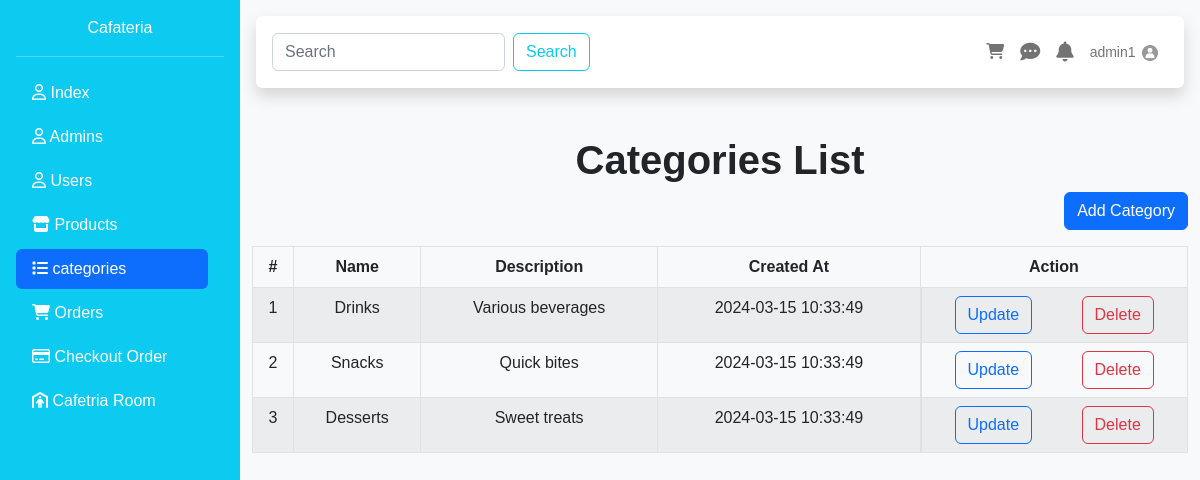
Screenshot of /categories.php (signed in) with the database file from the repository.
### tables this page shows
CREATE TABLE `categories` (
  `id` int(10) UNSIGNED NOT NULL,
  `category_name` varchar(255) NOT NULL,
  `category_description` text DEFAULT NULL,
  `created_at` timestamp NOT NULL DEFAULT current_timestamp()
);

### DataBase/DBCLass.php (called while the page is built, shortened)
<?php
require "connect.php";
class Table extends Database{
    public $TbName;
    public function __construct($tableName){
        $this->TbName = $tableName;
    }
    public function Select(array $columns, $condition=1){
        $statement = "SELECT " . implode(",", $columns) . " FROM {$this->TbName} WHERE $condition";
        try {
            $selected = parent::connect()->query($statement);
            return $selected;
        } catch (PDOException $e){
            throw new Exception("PDO Error: " . $e->getMessage());
        }
    }
    public function FindById($cond,$value){
        $sql = "SELECT * FROM {$this->TbName} WHERE $cond = :val";
        $Sel = parent::connect()->prepare($sql);
        $Sel->execute(['val' => $value]);
        if($Sel->rowCount() > 0){
            $result = $Sel->fetch();
            return $result;
        }else{
            throw new Exception("is not Found");
        }
    }
}
?>

### DataBase/connect.php (called while the page is built, shortened)
<?php
class Database{
    static protected $connection = false ;
    private static $server = 'localhost';
    private static $root = "root";
    private static $pass = "";
    private static $Db = "cafeteria";
    public static function connect(){
        if(!self::$connection){
            try {
                self::$connection = new PDO("mysql:host=".self::$server.";dbname=".self::$Db."", self::$root, self::$pass);
            } catch (PDOException $e) {
                die("PDO CONNECTION ERROR: " . $e->getMessage() . "<br/>");
            }
        }
        return self::$connection;
    }
}
?>

### categories/listCategory.php (the view, shortened to what this page needs)
<div class="container">
    <h4 class="text-center mt-3 display-6 fw-bold">Categories List</h4>
    <a href="categories.php?add=category" class="btn btn-primary mb-3 float-end">Add Category</a>
    <table class="table table-striped table-bordered">
        <thead>
        <tr>
            <th scope="col" class="text-center">#</th>
            <th scope="col" class="text-center">Name</th>
            <th scope="col" class="text-center">Description</th>
            <th scope="col" class="text-center">Created At</th>
            <th scope="col" class="text-center">Action</th>
        </tr>
        </thead>
        <tbody id="categoryTableBody">
          <?php
          foreach ($selected as $idx=> $rows){
              echo "<tr>";
              foreach ($rows as $key=>$value){
                  echo "<td class='text-center' scope='col'>";
                  echo "$value";
                  echo "</td>";
              }
              echo "<td class='d-flex justify-content-around'>
                    <a href='categories.php?edit={$selected[$idx]['id']}' class='btn btn-outline-primary'>Update</a>
                    <a href='categories/delete.php?id={$selected[$idx]['id']}' class='btn btn-outline-danger'>Delete</a>
                    </td>";
              echo "</tr>";
          }
          ?>
        </tbody>
    </table>
</div>

### include/navbar.php (shortened to what this page needs)
<?php
    $newTable = new Table('admins');
    $currentAdmin = $newTable->FindById('id',$_SESSION['id']);
?>
<div id="body_content" class="bg-light flex-fill">
    <div class="p-3">
        <nav class="navbar navbar-expand-lg bg-white shadow rounded p-3 mb-3">
            <form class="d-flex" role="search">
                <input class="form-control me-2" type="search" placeholder="Search" aria-label="Search">
                <button class="btn btn-outline-info" type="submit">Search</button>
            </form>
            <ul class="navbar-nav ms-auto d-flex flex-row">
                <li class="nav-item me-3 me-lg-0">
                    <a class="nav-link" href="#!">
                        <i class="fas fa-shopping-cart"></i>
                    </a>
                </li>
                <li class="nav-item me-3 me-lg-0">
                    <a class="nav-link" href="#!">
                        <i class="fas fa-comment-dots fa-lg"></i>
                    </a>
                </li>
                <li class="nav-item me-3 me-lg-0">
                    <a class="nav-link" href="#!">
                        <i class="fas fa-bell fa-lg"></i>
                    </a>
                </li>
                <li class="nav-item dropdown me-3 me-lg-0">
                    <a class="nav-link dropdown-toggle" href="#" id="userDropdown" role="button" data-bs-toggle="dropdown" aria-expanded="false">
                    <span class="mr-2 d-none d-lg-inline text-gray-600 small"><?=$currentAdmin['username']?></span>
                        <img class="rounded-circle" src="uploads/<?= $currentAdmin['profile_picture']?>" width="20px" height="20px">
                    </a>
                </li>
            </ul>
        </nav>
    </div>

### include/sidebar.php (style rules this page uses)
html, body { height: 100%; font-family: 'Ubuntu', sans-serif; }
.dropdown-toggle::after { content: none; }

### rows the page displays
categories: id "1", category_name "Drinks", category_description "Various beverages", created_at "2024-03-15 10:33:49"
categories: id "2", category_name "Snacks", category_description "Quick bites", created_at "2024-03-15 10:33:49"
categories: id "3", category_name "Desserts", category_description "Sweet treats", created_at "2024-03-15 10:33:49"

### other values shown
$currentAdmin['username'] "admin1"
